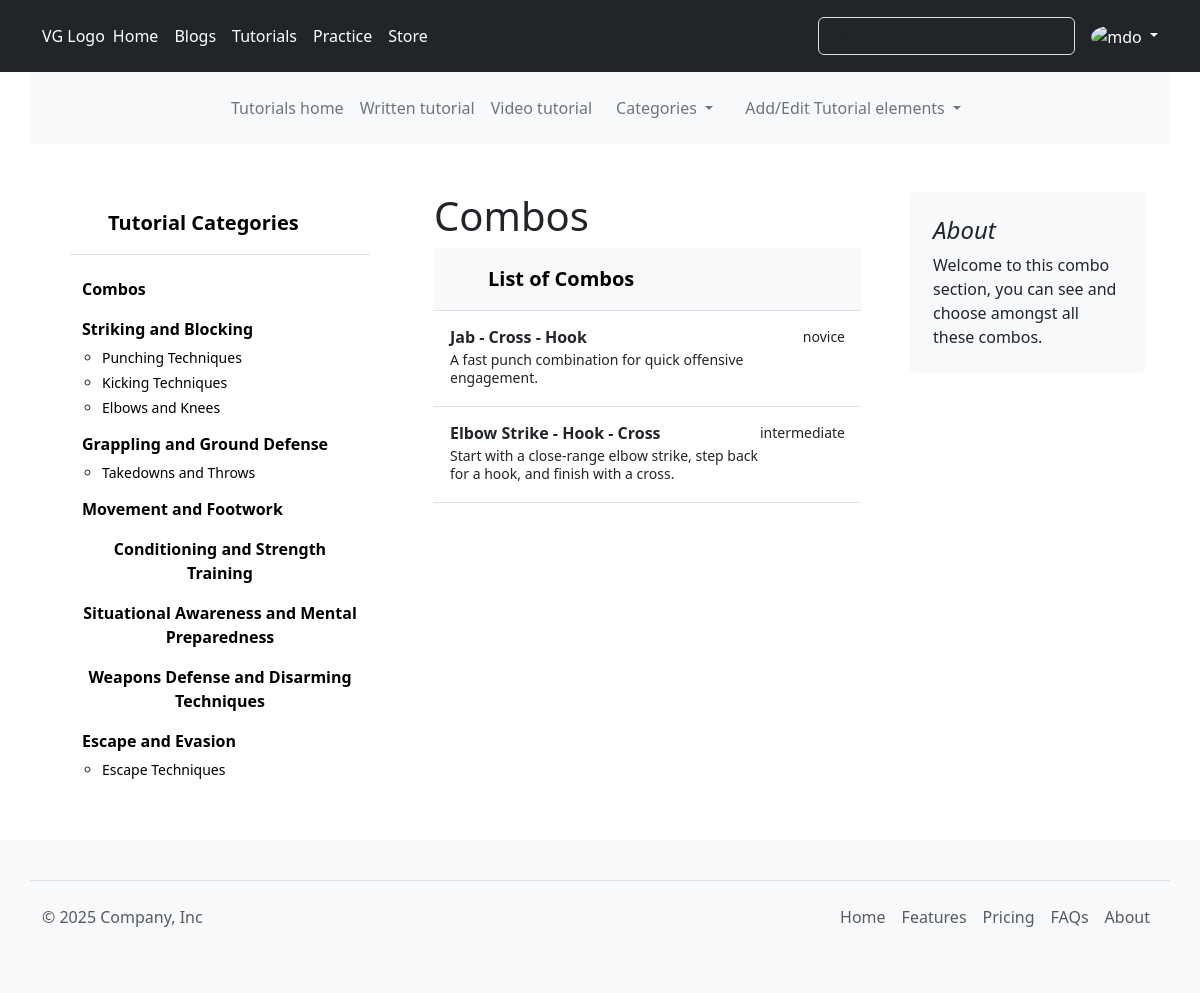
Before: /tutorials/combos (signed in) with the older database file.
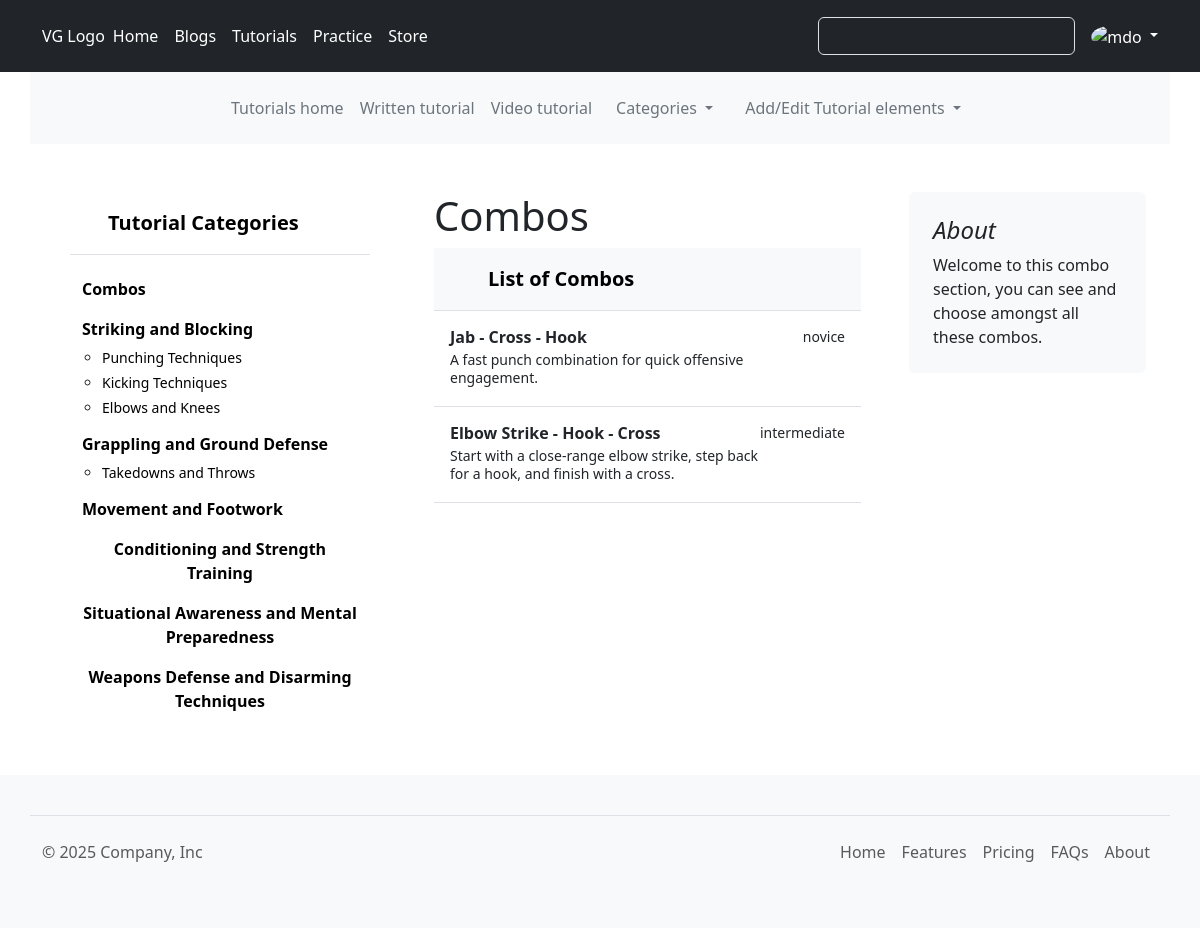
After: the same page with the newer database file.
### tutorials/models.py (models this page shows, shortened)
class AddedElement(models.Model):
    name = models.CharField(max_length=150)
    slug = models.SlugField(unique=True)
    creation_date = models.DateTimeField(auto_now_add=True)
    update_date = models.DateTimeField(auto_now=True)
    class Meta:
        abstract = True

class Category(AddedElement):
    description = models.CharField(max_length=250)
    added_by= models.ForeignKey(User, on_delete=models.PROTECT,
                                related_name='tutorials_category_added_by')
    def __str__(self):
        return self.name

class SubCategory(AddedElement):
    description = models.CharField(max_length=250)
    proper_execution = models.TextField()
    category = models.ForeignKey(Category, on_delete=models.SET_NULL, null=True,
                                related_name='subcategories')
    added_by= models.ForeignKey(User, on_delete=models.PROTECT,
                                related_name='tutorials_subcategory_added_by')

class Moves(AddedElement):
    body_level = models.CharField(max_length=50, choices=body_level)
    action_types = models.CharField(max_length=50, choices=action_types)
    difficulty_level = models.CharField(max_length=50, choices=difficulty_level)
    class Meta:
        abstract = True

class Combo(Moves):
    description = models.CharField(max_length=250, default='A cool combo!')
    technique = models.ManyToManyField(Technique, related_name='combos')
    target = models.ManyToManyField(Target, related_name='combos')

### tutorials/views.py (the view)
# urls.py: path('combos', views.AllComboTTutorial.as_view(), name='ttutorial_all_combo'),
class AllComboTTutorial(ListView):
    model = Combo
    template_name = 'tutorials/TT_all_combo.html'
    context_object_name = 'combo_list'
    paginate_by = 6
    ordering = ['-difficulty_level']
    def get_context_data(self, **kwargs):
        category_list = Category.objects.all() # Fetches the subcategory for the current category's id
        context = super(AllComboTTutorial, self).get_context_data(**kwargs)
        context['category_list'] = category_list
        return context

### templates/tutorials/TT_all_combo.html
{% extends 'base.html' %}
{% block content %}
    <main class="container">
        <br>
        <div class="row g-5 justify-content-between">
        {% include 'tutorials/_tut_side_cat.html' %}
          <div class="col-md-5">
            <h1>Combos</h1>
            <div class="d-flex flex-column align-items-stretch flex-shrink-0 bg-body-tertiary">
                <div class="d-flex align-items-center flex-shrink-0 p-3 link-body-emphasis text-decoration-none border-bottom">
                  <svg class="bi pe-none me-2" width="30" height="24"><use xlink:href="#bootstrap"/></svg>
                  <span class="fs-5 fw-semibold">List of Combos</span>
                </div>
                {% for combo in combo_list %}
                <div class="list-group list-group-flush border-bottom scrollarea">
                  <a href="{% url 'tutorials:tttutorial_combo' combo.pk %}" class="list-group-item list-group-item-action py-3 lh-sm" aria-current="true">
                    <div class="d-flex w-100 align-items-center justify-content-between">
                      <strong class="mb-1">{{combo.name}}</strong>
                      <small class="mb-1">{{combo.difficulty_level}}</small>
                    </div>
                    <div class="col-10 mb-1 small">{{combo.description}}</div>
                  </a>
                </div>
                {% endfor %}
              </div>
          </div>
          <div class="col-md-3">
            <div class="position-sticky" style="top: 2rem;">
              <div class="p-4 mb-3 bg-body-tertiary rounded">
                <h4 class="fst-italic">About</h4>
                <p class="mb-0">Welcome to this combo section, you can see and choose amongst all these combos.</p>
              </div>
            </div>
          </div>
        </div>
      </main>
    </div>
    {% endblock content %}

### templates/base.html (shortened to what this page needs)
<!doctype html>
<html lang="en">
  <head>
    <link href="https://cdn.jsdelivr.net/npm/bootstrap@5.3.3/dist/css/bootstrap.min.css" rel="stylesheet">
  </head>
    {% include 'partials/_header.html' %}
    <br>
    <div class="container">
        {% block content %}
        {% endblock %}
    {% include 'partials/_footer.html' %}
  </body>
</html>

### templates/partials/_header.html (shortened to what this page needs)
<header class="p-3 text-bg-dark">
  <div class="container">
    <div class="d-flex flex-wrap align-items-center justify-content-center justify-content-lg-start">
      <a href="/" class="d-flex align-items-center mb-2 mb-lg-0 text-white text-decoration-none">
        VG Logo
      </a>
      <ul class="nav col-12 col-lg-auto me-lg-auto mb-2 justify-content-center mb-md-0" data-bs-theme="dark">
        <li><a href="#" class="nav-link px-2 text-white">Home</a></li>
        <li><a href="http://127.0.0.1:8002/" class="nav-link px-2 text-white">Blogs</a></li>
        <li><a href="{% url 'tutorials:home' %}" class="nav-link px-2 text-white">Tutorials</a></li>
        <li><a href="#" class="nav-link px-2 text-white">Practice</a></li>
        <li><a href="#" class="nav-link px-2 text-white">Store</a></li>
      </ul>
      <form class="col-12 col-lg-auto mb-3 mb-lg-0 me-lg-3" role="search">
        <input type="search" class="form-control form-control-dark text-bg-dark" placeholder="Search..." aria-label="Search">
      </form>
      {% if user.is_authenticated %}
      <div class="dropdown text-end" data-bs-theme="dark">
        <a href="#" class="d-block link-body-emphasis text-decoration-none dropdown-toggle" data-bs-toggle="dropdown" aria-expanded="false">
          <img src="https://github.com/mdo.png" alt="mdo" width="32" height="32" class="rounded-circle">
        </a>
      </div>
      {% endif %}
    </div>
  </div>
</header>
<div class="container bg-body-tertiary">
    <header class="d-flex justify-content-center py-3">
      <ul class="nav col-12 col-md-auto mb-2 justify-content-center mb-md-0">
        <li><a href="{% url 'tutorials:home' %}" class="nav-link px-2 text-secondary">Tutorials home</a></li>
        <li><a href="{% url 'tutorials:tttutorial' %}" class="nav-link px-2 text-secondary">Written tutorial</a></li>
        <li><a href="{% url 'tutorials:vtutorial' %}" class="nav-link px-2 text-secondary">Video tutorial</a></li>
        {% if category_list%}
          <li class="nav-item dropdown">
            <a class="nav-link dropdown-toggle text-secondary" href="#" role="button" data-bs-toggle="dropdown" aria-expanded="false">
              Categories
            </a>
          </li>
        {% else %}
        <li class="nav-item">
          <a class="nav-link text-secondary" href="#">Categories</a>
        </li>
        {% endif %}
      {% for group in user.groups.all%}
        {% if "Blog manager" or "Manager" in group.name %}
          <li class="nav-item dropdown">
            <a class="nav-link dropdown-toggle text-secondary" href="#" role="button" data-bs-toggle="dropdown" aria-expanded="false">
              Add/Edit Tutorial elements
            </a>
          </li>
        {% endif %}
      {% endfor %}
      </ul>
    </header>
  </div>

### templates/tutorials/_tut_side_cat.html (shortened to what this page needs)
        <div class="col-md-4">
              <div class="flex-shrink-0 p-3">
                <a href="{% url 'tutorials:ttutorial_all_category' %}" class="d-flex align-items-center pb-3 mb-3 link-body-emphasis text-decoration-none border-bottom">
                  <svg class="bi pe-none me-2" width="30" height="24"><use xlink:href="#bootstrap"/></svg>
                  <span class="fs-5 fw-semibold">Tutorial Categories</span>
                </a>
                <ul class="list-unstyled ps-0">
                  <li class="mb-1">
                    <button class="btn d-inline-flex align-items-center rounded border-0  fw-semibold">
                      <a href="{% url 'tutorials:ttutorial_all_combo'%}" class="link-body-emphasis d-inline-flex text-decoration-none rounded">
                        Combos
                      </a>
                    </button>
                  </li>
                  {% for category in category_list %}
                  <li class="mb-1">
                    <button class="btn btn-toggle d-inline-flex align-items-start rounded border-0 collapsed fw-semibold" data-bs-toggle="collapse" data-bs-target="#home-collapse" aria-expanded="true">
                      <a href="{% url 'tutorials:tttutorial_single_category' category.pk %}" class="link-body-emphasis d-inline-flex text-decoration-none rounded">
                        {{category.name}}
                      </a>
                    </button>
                    {% for subcategory in category.subcategories.all %}
                      <div class="collapse show" id="home-collapse">
                        <ul class="btn-toggle-nav fw-normal pb-1 small">
                          <li><a href="{% url 'tutorials:tttutorial_single_subcategory' subcategory.pk %}" class="link-body-emphasis d-inline-flex text-decoration-none rounded">{{subcategory.name}}</a></li>
                        </ul>
                      </div>
                    {% endfor %}
                  </li>
                  {% endfor %}
                </ul>
              </div>
              <br>
        </div>

### templates/partials/_footer.html
<footer class="footer mt-auto py-3 bg-body-tertiary">
  <div class="container d-flex flex-wrap justify-content-between align-items-center py-3 my-4 border-top">
      <p class="col-md-4 mb-0 text-body-secondary">&copy; 2025 Company, Inc</p>
      <a href="/" class="col-md-3 d-flex align-items-center justify-content-center mb-3 mb-md-0 me-md-auto link-body-emphasis text-decoration-none">
        <svg class="bi me-2" width="40" height="32"><use xlink:href="#bootstrap"/></svg>
      </a>
      <ul class="nav col-md-5 justify-content-end">
        <li class="nav-item"><a href="#" class="nav-link px-2 text-body-secondary">Home</a></li>
        <li class="nav-item"><a href="#" class="nav-link px-2 text-body-secondary">Features</a></li>
        <li class="nav-item"><a href="#" class="nav-link px-2 text-body-secondary">Pricing</a></li>
        <li class="nav-item"><a href="#" class="nav-link px-2 text-body-secondary">FAQs</a></li>
        <li class="nav-item"><a href="#" class="nav-link px-2 text-body-secondary">About</a></li>
      </ul>
  </div>
</footer>

Changed rows visible on the page:
removed Category: name "Escape and Evasion"
no longer on this page (row edited): SubCategory: name "Escape Techniques", shown under "Escape and Evasion"
